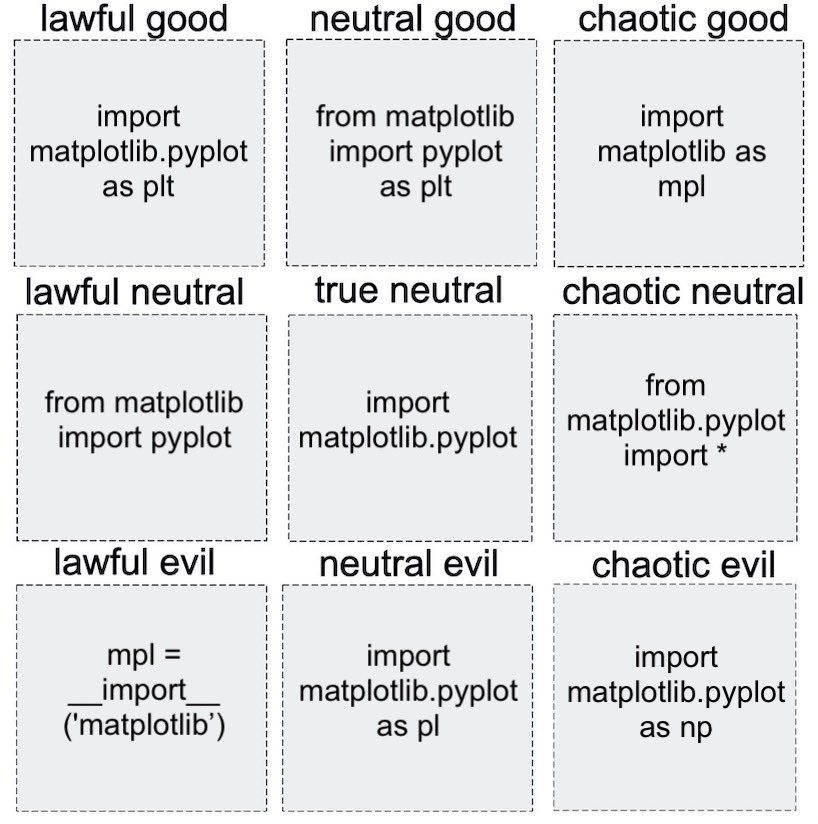
#> input picture notebooks/media/import_alignment_theo_oneill.jpeg, 818 x 824 px
$ python autodidact_tools.py ../notebooks/media/import_alignment_theo_oneill.jpeg   (Python 2 division)   (older library calls are emulated)
#> lines starting #> are read from the running program, lines starting #| are printed output that depends on the picture
import os, types, sys

import numpy as np
import matplotlib.pyplot as plt
from PIL import Image, ImageDraw, ImageFont

RAW_DATA = os.path.join(os.path.dirname(__file__), os.path.realpath("../notebooks/raw_data"))

def img2bwarray(image_path, resolution_fraction=1):
    """
    Takes an image and returns a black and white image in the form of
    a numpy array.
    """
#> called with resolution_fraction = 0.4

    assert (0 < resolution_fraction) and (resolution_fraction <= 1), "resolution fraction must be (0,1]"

    bw_img = Image.open(image_path).convert("L")  # open convert to grey

    final_img_dims = [int(dim * resolution_fraction) for dim in bw_img.size]
#> final_img_dims = [327, 329]

    bw_mat = np.asarray(bw_img.resize(final_img_dims, Image.ANTIALIAS))
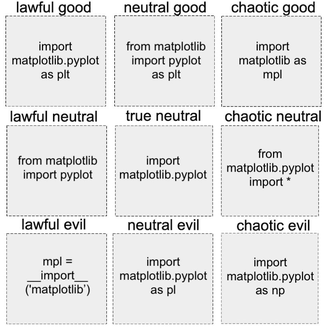
#> bw_mat: shape (329, 327); min 0, max 255, mean 225.9

    return bw_mat

# [232 lines left out: functions text_into_array, arr_svd, lowrank_reconstruct, bw_plot, lr_plot, s_val_plot and 4 more, not called in this run]

if __name__ == "__main__":
    hide_start = -1100
    ## get image from provided path argument
    try:
        bw_arr = np.load(os.path.join(RAW_DATA, "bw_arr.npy"))
        bw_loadz = np.load(os.path.join(RAW_DATA, "bw_arr_svd.npz"))
        Ubw, Sbw, VHbw = [bw_loadz[key] for key in ("U","S","VH")]
    except:
        print("loading from scratch, must provide an image path with script call")
        img_path = sys.argv[1]
        bw_arr = img2bwarray(img_path, resolution_fraction=.4)
#> (the run stopped early here; a loop or call above may not have finished)
